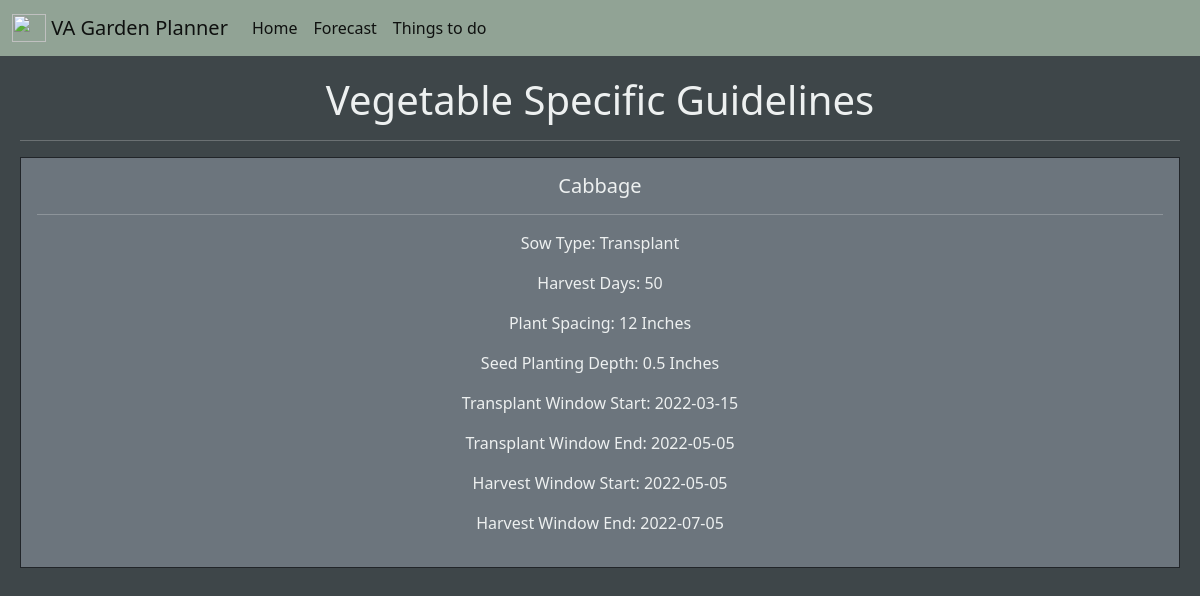
Screenshot of /list/Cabbage with the database file from the repository.
### app.py (models this page shows)
class Garden_DB(db.Model):
    id = db.Column(db.Integer, primary_key=True)
    vegetable = db.Column(db.String(200), nullable=False)
    sow_type = db.Column(db.String)  # Direct, Indoors, key used to filter later
    harvest_days = db.Column(db.Integer)  # How many days to harvest
    plant_spacing = db.Column(db.Integer)  # Inches between plants
    seed_depth = db.Column(db.Integer)  # Inches for seed depth
    sow_window_start = db.Column(db.String)  # Window to sow, regardless of sow type
    sow_window_end = db.Column(db.String)  # Window to sow, regardless of sow type
    transplant_window_start = db.Column(db.String)  # Window to transplant if applicable
    transplant_window_end = db.Column(db.String)  # Window to transplant if applicable
    harvest_window_start = db.Column(db.String)  # Window to harvest
    harvest_window_end = db.Column(db.String)  # Window to harvest
    vegetable_picture_url = db.Column(db.String)  # Public URL for vegetable picture
    date_created = db.Column(db.DateTime, default=datetime.utcnow)

### app.py (the view)
@app.route("/list/<get_vegetable>", methods=["GET"])
def get_user_vegetable(get_vegetable):
    transform_vegetable = get_vegetable.title()
    transform_vegetable = (
        db.session.query(Garden_DB).filter_by(vegetable=transform_vegetable).first()
    )
    vegetable = transform_vegetable.vegetable
    sow_type = transform_vegetable.sow_type
    harvest_days = transform_vegetable.harvest_days
    plant_spacing = transform_vegetable.plant_spacing
    seed_depth = transform_vegetable.seed_depth
    if sow_type == "Direct":
        window_start = transform_vegetable.sow_window_start
        window_end = transform_vegetable.sow_window_end
    else:
        window_start = transform_vegetable.transplant_window_start
        window_end = transform_vegetable.transplant_window_end
    harvest_window_start = transform_vegetable.harvest_window_start
    harvest_window_end = transform_vegetable.harvest_window_end
    return render_template(
        "vegetable.html",
        vegetable=vegetable,
        sow_type=sow_type,
        harvest_days=harvest_days,
        plant_spacing=plant_spacing,
        seed_depth=seed_depth,
        window_start=window_start,
        window_end=window_end,
        harvest_window_start=harvest_window_start,
        harvest_window_end=harvest_window_end,
    )

### templates/vegetable.html
{% extends 'base.html' %}
{% block body %}
<div class="container">
    <h1>Vegetable Specific Guidelines</h1>
    <hr>
    <div class="row">
        <div class="col">
            <div class="card-sm-4 border border-dark">
                <div class="card-body bg-secondary ">
                    <h5 class="card-title">{{ vegetable }}</h5>
                    <hr>
                    <p class="text">Sow Type: {{ sow_type }}</p>
                    <p class="text">Harvest Days: {{ harvest_days }}</p>
                    <p class="text">Plant Spacing: {{ plant_spacing }} Inches</p>
                    <p class="text">Seed Planting Depth: {{ seed_depth }} Inches</p>
                    {% if sow_type == "Direct" %}
                    <p class="text">Direct Window Sow Start: {{ window_start }}</p>
                    <p class="text">Direct Window Sow End: {{ window_end }}</p>
                    {% else %}
                    <p class="text">Transplant Window Start: {{ window_start }}</p>
                    <p class="text">Transplant Window End: {{ window_end }}</p>
                    {% endif %}
                    <p class="text">Harvest Window Start: {{ harvest_window_start }}</p>
                    <p class="text">Harvest Window End: {{ harvest_window_end }}</p>
                </div>
            </div>
        </div>
    </div>
</div>
{% endblock %}

### static/css/main.css (style rules this page uses)
.container { max-width: 1200px; padding: 20px; margin-left: auto; margin-right: auto; text-align: center; }
body { background: #3e4649; color: #EDF0F0; }
h1 { color: #EDF0F0; }
.card-body { white-space: normal; word-wrap: break-word; }

### rows the page displays
Garden_DB: vegetable "Cabbage", sow_type "Transplant", seed_depth "0.5", transplant_window_start "2022-03-15", transplant_window_end "2022-05-05", harvest_window_start "2022-05-05", harvest_window_end "2022-07-05"

### other values shown
{{ harvest_days }} "50"
{{ plant_spacing }} "12"
